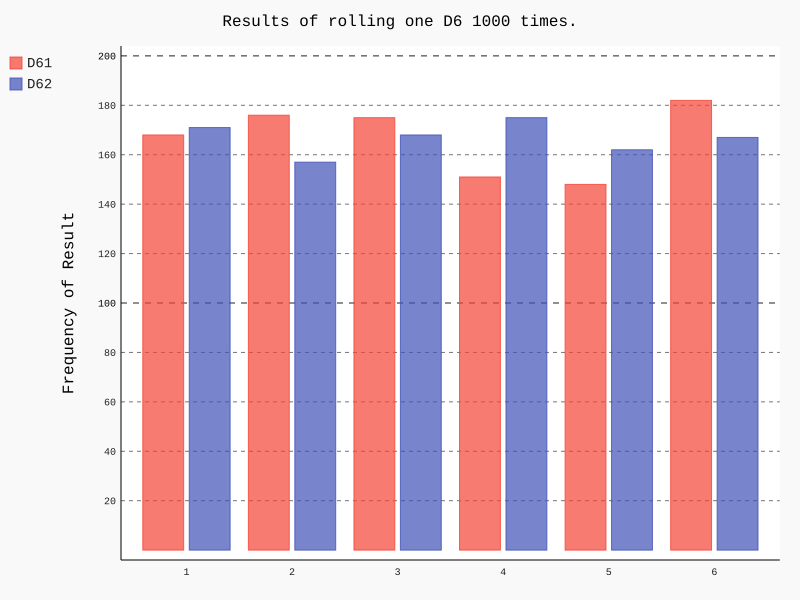

Reproduce this figure in Python.
import pygal
from die import Die

# 创建一个Die

def get_frequencies():
    # 创建一个Die
    die = Die()

    # 掷几次骰子，并将结果存储在一个列表中
    results = []
    for roll_num in range(1000):
        result = die.roll()
        results.append(result)

    # 分析结果
    frequencies = []
    for value in range(1, die.num_sides+1):
        frequency = results.count(value)
        frequencies.append(frequency)
    return frequencies

frequencies1 = get_frequencies()
frequencies2 = get_frequencies()

# 对解脱进行可视化
hist = pygal.Bar()

hist.title = "Results of rolling one D6 1000 times."
hist.x_labels = [1, 2, 3, 4, 5, 6]
hist.y_labels = [20, 40, 60, 80, 100, 120, 140, 160, 180, 200]
hist.y_title = 'Frequency of Result'

hist.add('D61', frequencies1)
hist.add('D62', frequencies2)
hist.render_to_file('die_visual.svg')

print(frequencies1)
